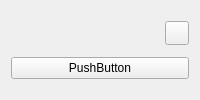
      <widget class="QWidget" name="openglexpand">
       <layout class="QVBoxLayout" name="verticalLayout_5">
        <item>
         <widget class="QWidget" name="widget" native="true">
          <layout class="QGridLayout" name="gridLayout_14">
           <property name="margin">
            <number>0</number>
           </property>
           <property name="spacing">
            <number>2</number>
           </property>
           <item row="3" column="0">
            <widget class="QPushButton" name="pushButton_5">
             <property name="text">
              <string>PushButton</string>
             </property>
            </widget>
           </item>
           <item row="2" column="0">
            <layout class="QGridLayout" name="mp_glLayout"/>
           </item>
           <item row="1" column="0">
            <layout class="QHBoxLayout" name="horizontalLayout_9">
             <property name="spacing">
              <number>2</number>
             </property>
             <item>
              <spacer name="horizontalSpacer">
               <property name="orientation">
                <enum>Qt::Horizontal</enum>
               </property>
               <property name="sizeHint" stdset="0">
                <size>
                 <width>40</width>
                 <height>20</height>
                </size>
               </property>
              </spacer>
             </item>
             <item>
              <widget class="QPushButton" name="mpgl_gridPushButton">
               <property name="maximumSize">
                <size>
                 <width>24</width>
                 <height>24</height>
                </size>
               </property>
               <property name="text">
                <string/>
               </property>
               <property name="icon">
                <iconset>
                 <normalon>:/images/icons/grid.png</normalon>
                </iconset>
               </property>
              </widget>
             </item>
            </layout>
           </item>
          </layout>
         </widget>
        </item>
       </layout>
      </widget>
